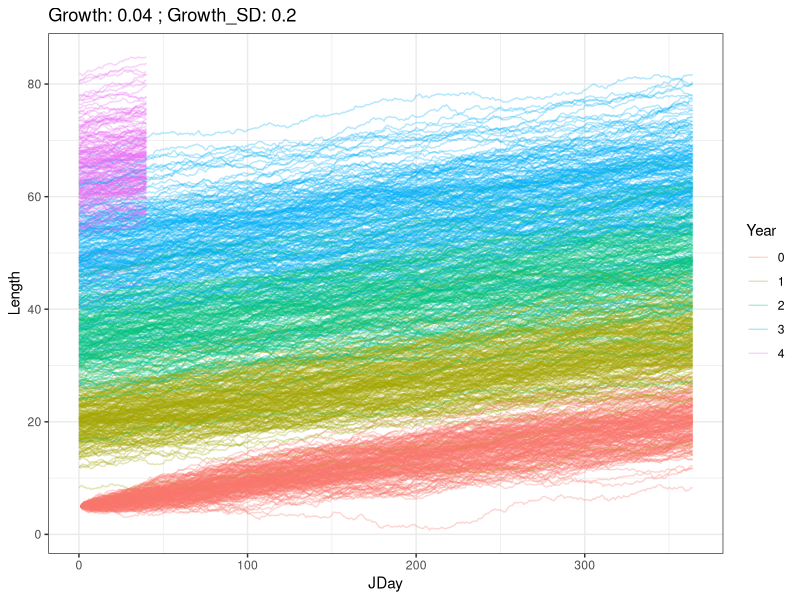
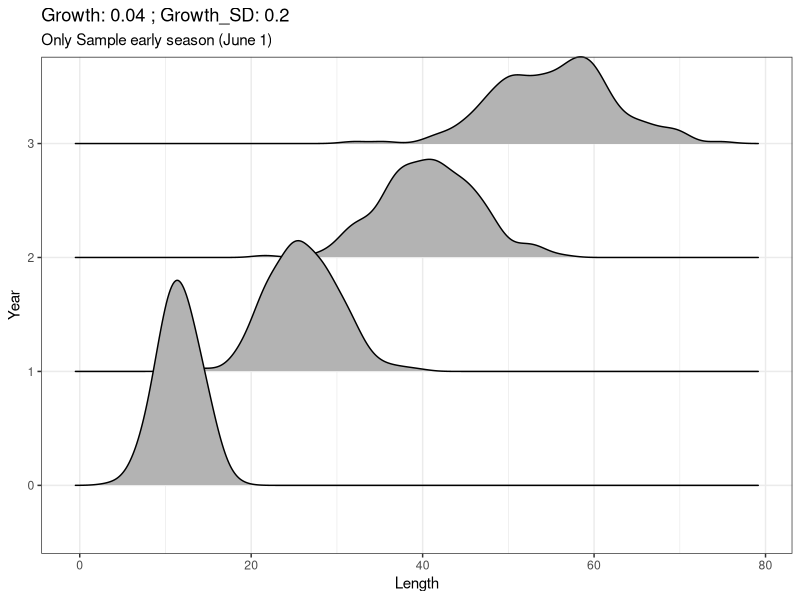
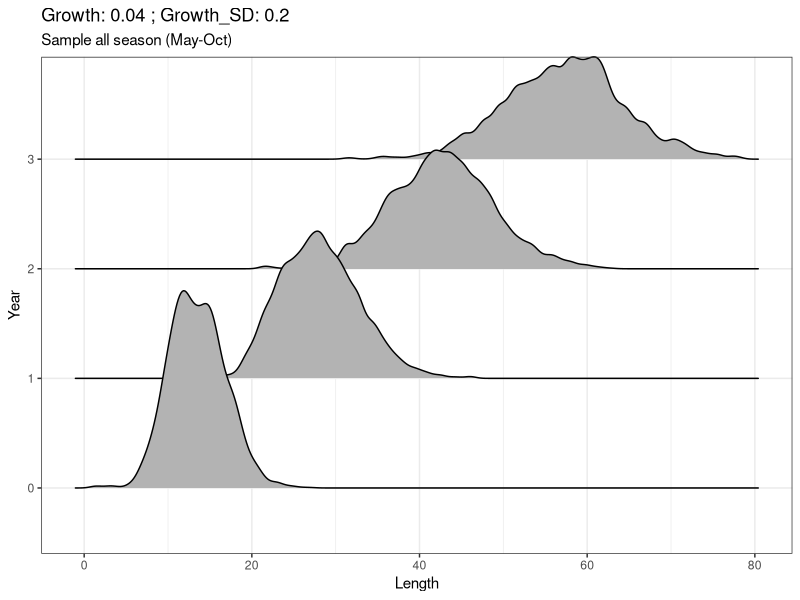
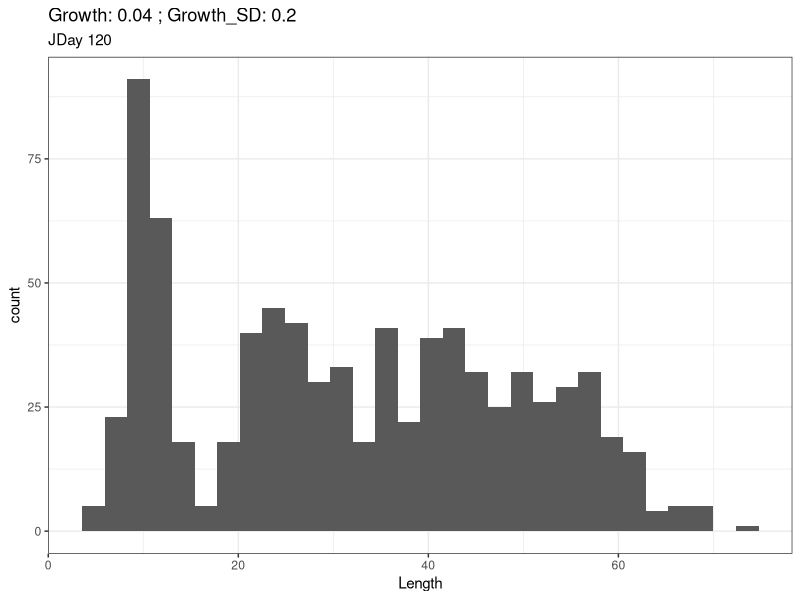
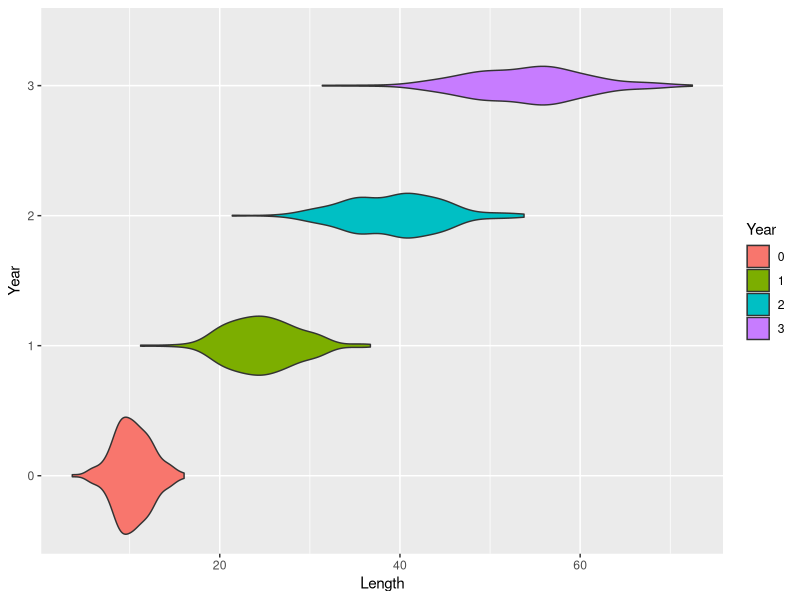
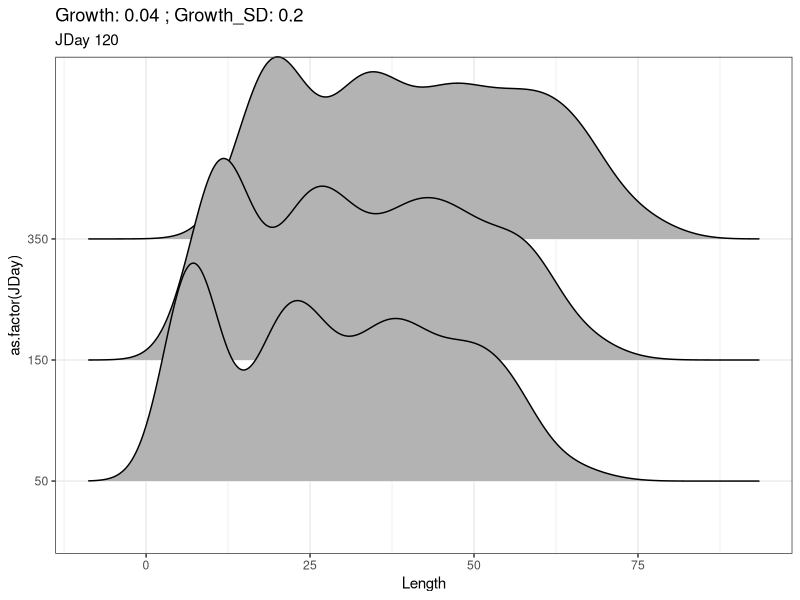

The R script that drew these images, in order:
library(tidyverse)

n=200 #number of frogs
tmax=1500 #number of days of growth
r=0.04 #daily growth rate
r_sd=0.2 #sd of daily growth rate
start=5 #starting weight

pop = matrix(nrow=n,ncol=tmax,data = NA)

pop[,1] <- start

for(i in 2:tmax){
  pop[,i] <- sapply(pop[,i-1],FUN = function(x) {
    x + (r + rnorm(n = 1,mean = 0,sd = r_sd)) #Normal
  })
}

popLong <- pop %>% data.frame() %>%
  mutate(frogId = as.factor(1:n)) %>%
  gather(Day,Length,1:tmax) %>% 
  mutate(Day = rep(1:tmax,each=n),
         JDay = Day %% 365,
         Year = as.factor(Day %/% 365),
         frogYearId = paste0(frogId,Year,sep="_"))

title <- sprintf("Growth: %s ; Growth_SD: %s",r, r_sd)
ggplot(popLong,aes(x=JDay,y=Length,group=frogYearId,col=Year)) +
  geom_line(alpha=.3) +
  ggtitle(title) +
  theme_bw()


popLong %>% filter(JDay == 152) %>%
  #mutate(JDay = as.factor(JDay)) %>%
  ggplot(aes(x=Length,y=Year,height=..density..)) + 
  #geom_density() +
  ggridges::geom_density_ridges() +
  ggtitle(label = title,subtitle = "Only Sample early season (June 1)") + theme_bw()


popLong %>% filter(JDay > 120 & JDay < 280) %>%
  #mutate(JDay = as.factor(JDay)) %>%
  ggplot(aes(x=Length,y=Year,height=..density..)) + 
  #geom_density() +
  ggridges::geom_density_ridges() +
  ggtitle(label = title,subtitle = "Sample all season (May-Oct)") + theme_bw()



##Playing with other Graphs.

popLong %>% filter(JDay == 120) %>%
  ggplot(aes(x=Length)) + geom_histogram() +
  ggtitle(label = title,subtitle = "JDay 120") + theme_bw()


popLong %>% filter(JDay == 120) %>% 
  ggplot(aes(x=Year,y=Length,fill=Year)) + geom_violin() +
  coord_flip()

popLong %>% filter(JDay == 120) %>%
  lm(Length~as.factor(Year),data=.) %>%
  summary() %>% .$adj.r.squared

popLong %>% filter(JDay == 120) %>%
  lm(Length~as.factor(Year),data=.) %>%
  summary() %>% .$adj.r.squared

popLong %>% filter(JDay == 50 | JDay==150 | JDay==350) %>%
  #mutate(JDay = as.factor(JDay)) %>%
  ggplot(aes(x=Length,y=as.factor(JDay),height=..density..)) + 
  #geom_density() +
    ggridges::geom_density_ridges() +
  ggtitle(label = title,subtitle = "JDay 120") + theme_bw()


